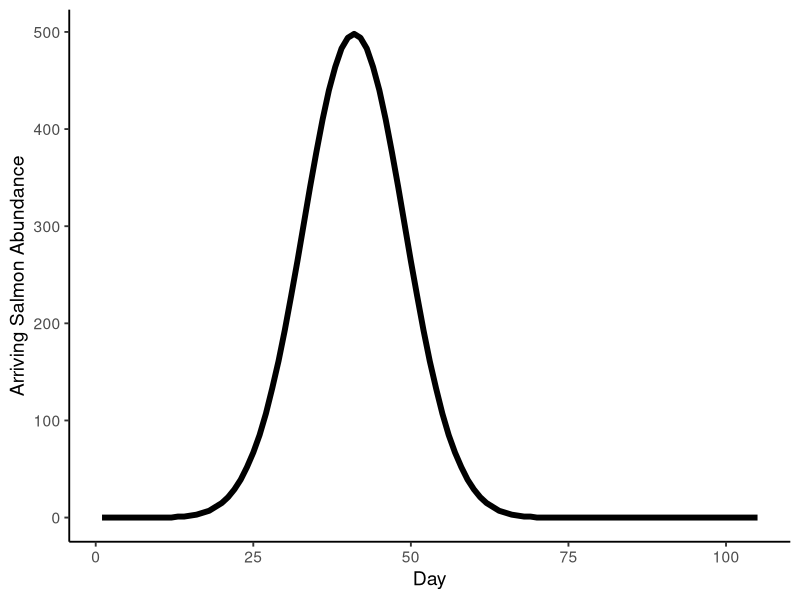

R code for this plot:
#salmon arrival plot for base Ch 1
library(ggplot2)


read.arrival <- read.csv("Outputs/Reps_Base_Run_salmon_arrival_output.csv")

Ch1_arrival_plot <- ggplot(data = read.arrival) +
  geom_line(aes(x = Day - 49, y = Run1), linewidth = 2) +
  theme_classic(base_size = 14) +
  labs(x = "Day", y = "Arriving Salmon Abundance")
# ggsave(filename = "Ch1_salmon_arrival_plot",
#        plot = Ch1_arrival_plot,
#        device = "png", width = 10, height = 5, units = "in",
#        path = "Plots/Plot Outputs")